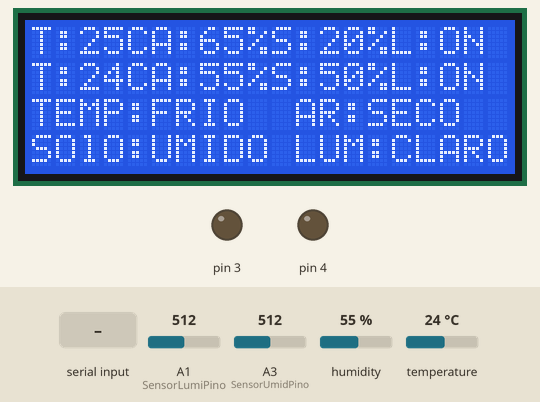
This sketch was run on a simulated Arduino Mega 2560, built with avr-gcc and run on an emulated ATmega2560. Parts: 20×4 character LCD, output pins drawn as LEDs (lit = HIGH). The test bench sets the inputs (shaded band); at power-on: temperature 24 °C, A1 (SensorLumiPino) = 512, A3 (SensorUmidPino) = 512, humidity 55 %. What the sketch prints to the serial monitor is not drawn.

Above: at 5.2 s.
5.3 s: temperature set to 28 °C
At 6.9 s:
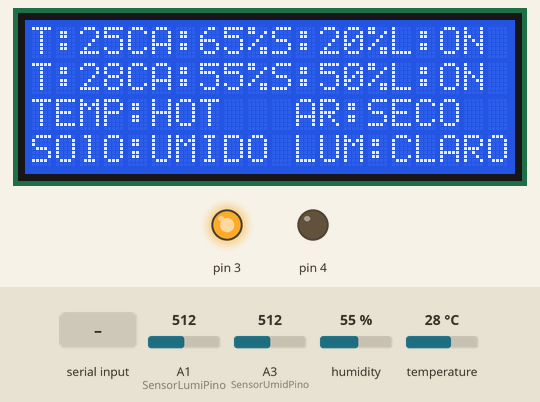
7.7 s: A1 (SensorLumiPino) set to 528
At 8.4 s:
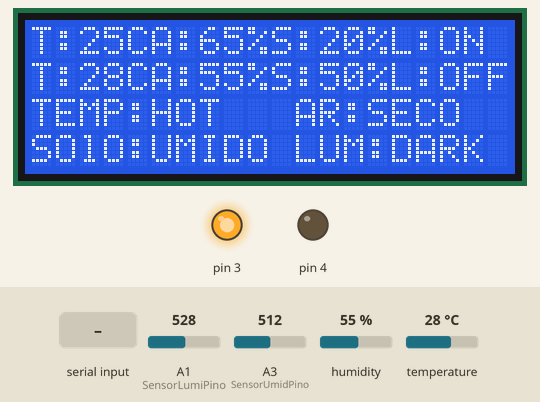
9.2 s: "a" received over the second serial link
At 10.4 s:
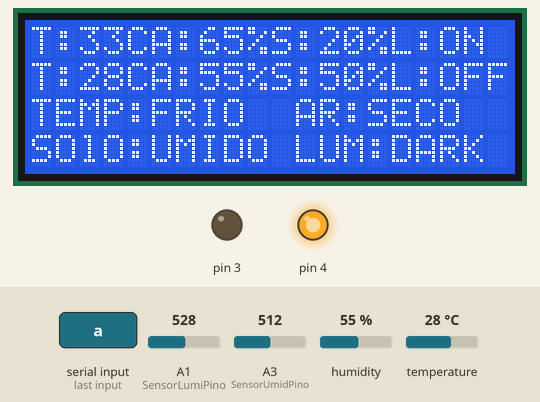
10.7 s: A3 (SensorUmidPino) set to 816
At 12.2 s:
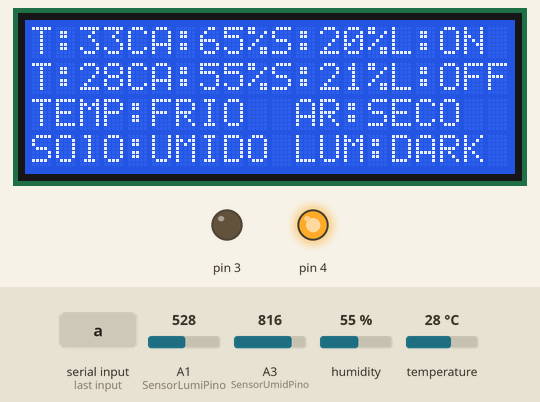
16.6 s: A3 (SensorUmidPino) set to 840
At 17.1 s:
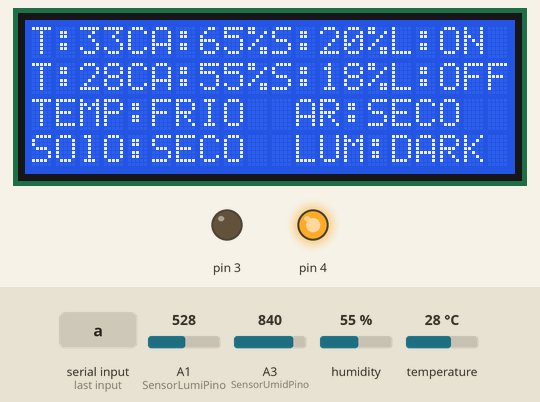
18.1 s: humidity set to 68 %
At 19.4 s:
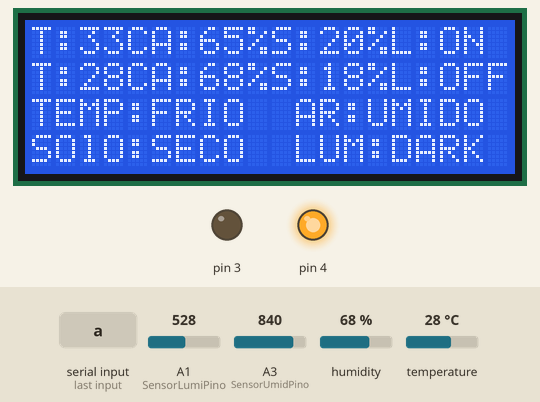
Timing chart, 0 to 20.9 s (numbered marks = the images above; inputs shaded):
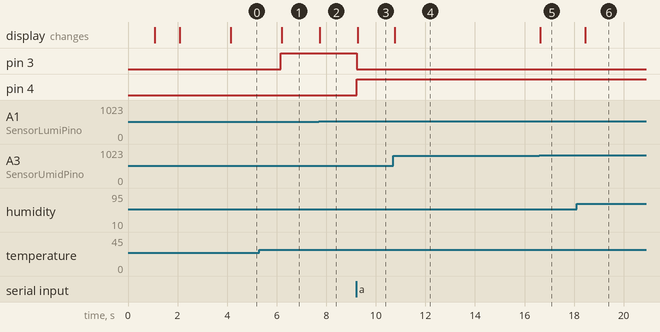

The sketch:

Main.ino
```cpp
#include <LiquidCrystal.h> // Biblioteca LCD
#include <DHT.h> //Biblioteca DHT
#include <SoftwareSerial.h> //Biblioteca bt

SoftwareSerial Bluetooth(10,11); //ROXO,PRETO objeto do bluetooth e entradas digitais (rx,tx)
char code;

#define HT A0 //define a porta que vai medir o ar
#define TipoDHT DHT11 // define o tipo de sensor

// Inicializa a biblioteca DHT
DHT dht(HT, TipoDHT); //objeto do sensor

// Inicializa a biblioteca LCD
LiquidCrystal LCD(52,50,48,46,44,42); //objeto do LCD

//entrada do Sensor de lumi
int SensorLumiPino = A1;
//entrada do Sensor de umidade
int SensorUmidPino=A3;


//lampada
int Pos_Bomba=5;
int Neg_Bomba=6;

//pino pwm +peltier
int Pos_Peltier=4;
//pino pwm -peltier
int Neg_Peltier=3;

int seg = 0;

//Lumi vars
float luminosidadeMedida;//Declara a variável como inteiro
float luminosidadeAlvo=50; //cria uma var e define a luminosidade alvo

//Temperature vars
float TemperaturaAlvo=25; //cria uma var e define a temperatura alvo como 20 graus
float TemperaturaMedida; //cria uma var para guardar o valor de temperatura medido
float dT;
int potencia;

//Umidade solovars
float Ua=20; //cria uma var e define a umidade alvo como 20 %
float Um; //cria uma var para guardar o valor de umidade medido

//Umidade Ar vars
float umidadeArAlvo=65;
float umidadeArMedida;


void setup()
{
  Serial.begin(9600);
  while (!Serial) {
    ; // wait for serial port to connect. Needed for Native USB only
  }
  Bluetooth.begin(9600); //inicia a conexao bt
  Bluetooth.println("Hello, world?");
  Serial.println(Bluetooth.read());
  dht.begin(); //inicia o sensor
  //------------------------------------------------------------------

  pinMode(SensorUmidPino, INPUT);

  //-------------------------------------------------------------------
  LCD.begin(20,4); // Define a quantidade de colunas e linhas do LCD
  LCD.setCursor(0,0);
  LCD.print("bagulho iniciando.  ");
  delay(1000);
  LCD.setCursor(0,0);
  LCD.print("bagulho iniciando.. ");
  delay(1000);
  LCD.setCursor(0,0);
  LCD.print("bagulho iniciando...");
  delay(1000);
  LCD.setCursor(0,0);
  delay(1000);
  LCD.print("                     ");
}

void loop()
{
code = Bluetooth.read();
Serial.println(code, DEC);
Serial.println();
if (code==97)//verao
{TemperaturaAlvo=33;}
if (code==98)//outono
{TemperaturaAlvo=26;}
if (code==99)//inverno
{TemperaturaAlvo=23;}
if (code==100)//primavera
{TemperaturaAlvo=29;}


////////////////////////////////////////////////////////////////////////////
//TEMPERATURA---------------------------------------------------------------

TemperaturaMedida = dht.readTemperature(); //variavel que mede a temperatura

//definindo a diferenca entre a temperatura desejada e a medida para tomar decisoes
dT = TemperaturaMedida-TemperaturaAlvo;
//Serial.print(">>>>");
//Serial.println(dT);
if((dT<1)&&(dT>0.3)) //se pouco quente
{
  potencia = (dT*255);
  ligar_peltier(Pos_Peltier,Neg_Peltier,0,potencia);
  //Serial.println("pouco quente");
  //Serial.println(potencia);
}
else if((dT>-1)&&(dT<-0.3)) //se pouco frio
{
  potencia = (-1*dT*255);
  ligar_peltier(Pos_Peltier,Neg_Peltier,potencia,0);
  //Serial.println("pouco frio");
  //Serial.println(potencia);
}
else if(1<dT)//se  quente
{
  potencia = 255;
  ligar_peltier(Pos_Peltier,Neg_Peltier,0,255);
  //Serial.println("quente");
  //Serial.println(potencia);
}
else if(dT<-1)//se frio
{
  potencia = 255;
  ligar_peltier(Pos_Peltier,Neg_Peltier,255,0);
  //Serial.println("frio") ;
  //Serial.println(potencia);
}
else if ((dT>-0.4)&&(dT<0.4))
{
  ligar_peltier(Pos_Peltier,Neg_Peltier,0,0);
  //Serial.println("Temperatura OK") ;
}


////////////////////////////////////////////////////////////////////////////
//MODO-TEMPERATURA-LCD------------------------------------------------------

//configurando o lcd para o modo temperatura

LCD.setCursor(0,2);
LCD.print("TEMP:    ");

//imprimindo o estado do sistema
if (dT>0.3) //temperatura e maior que o dejejado
  {
    LCD.setCursor(5,2);
    LCD.print("HOT   ");
  }
else if ((dT>-0.3)&&(dT<0.3)) //temperatura e maior que o dejejado
  {
    LCD.setCursor(5,2);
    LCD.print("OK    ");
  }

else //temperatura eh menor que o desejada
  {
    LCD.setCursor(5,2);
    LCD.print("FRIO  ");
  }

delay(seg);// Aguarda seg segundos

////////////////////////////////////////////////////////////////////////////////////
//UMIDADE_SOLO----------------------------------------------------------------------OK

//pegando o valor de out do sensor e transformando em umidade por cento
Um = analogRead(SensorUmidPino);
Um = ((Um*99)/1023);
Um = (100-Um);

digitalWrite(Neg_Bomba,LOW);//GND
if(Um<Ua)
{
  digitalWrite(Pos_Bomba, HIGH);
}
else{digitalWrite(Pos_Bomba, LOW);}


/////////////////////////////////////////////////////////////////////////////////////
//MODO-UMIDADE_SOLO-LCD--------------------------------------------------------------

LCD.setCursor(0,4);
LCD.print("SOlO:    ");

if (Um>Ua) //umidade e maior que o dejejado
  {
    LCD.setCursor(5,4);
    LCD.print("UMIDO");

  }
else //temperatura eh menor que o desejada
  {
    LCD.setCursor(5,4);
    LCD.print("SECO ");
  }

////////////////////////////////////////////////////////////////////////////
//LUMINOSIDADE--------------------------------------------------------------

luminosidadeMedida = analogRead(SensorLumiPino);
luminosidadeMedida=((luminosidadeMedida*99)/1023);


////////////////////////////////////////////////////////////////////////////
//LUMINOSIDADE-LCD----------------------------------------------------------

LCD.setCursor(11,4);
LCD.print("LUM:     ");
LCD.setCursor(15,4);
if(luminosidadeMedida<luminosidadeAlvo){LCD.print("CLARO");}
else{LCD.print("DARK");}

////////////////////////////////////////////////////////////////////////////
//UMIDADE_AR----------------------------------------------------------------

umidadeArMedida = dht.readHumidity(); //variavel que mede a umidade
int dUA=umidadeArMedida-umidadeArAlvo;

////////////////////////////////////////////////////////////////////////////
//UMI-AR-LCD----------------------------------------------------------------

LCD.setCursor(11,2);
LCD.print("AR:      ");
LCD.setCursor(14,2);
if(umidadeArMedida>umidadeArAlvo){LCD.print("UMIDO");}
else{LCD.print("SECO ");}

////////////////////////////////////////////////////////////////////////////

int Temperatura_Medida_INT = TemperaturaMedida;
int Temperatura_Alvo_INT = TemperaturaAlvo;

int Umidade_Alvo_INT = umidadeArAlvo;
int Umidade_Medida_INT = umidadeArMedida;

int UmINT = Um;
int UaINT = Ua;

int luminosidadeAlvoINT = luminosidadeAlvo;
int luminosidadeMedidaINT = luminosidadeMedida;

//set mode

LCD.setCursor(0,0);
LCD.print("T:   A:   S:   L:");
LCD.setCursor(2,0);
LCD.print(Temperatura_Alvo_INT);
LCD.print("C");
LCD.setCursor(7,0);
LCD.print(Umidade_Alvo_INT);
LCD.print("%");
LCD.setCursor(12,0);
LCD.print(UaINT);
LCD.print("%");
LCD.setCursor(17,0);
if(luminosidadeAlvo>50){
LCD.print("OFF");}
else{LCD.print("ON ");}

//

LCD.setCursor(0,1);
LCD.print("T:   A:   S:   L:");
LCD.setCursor(2,1);
LCD.print(Temperatura_Medida_INT);
LCD.print("C");
LCD.setCursor(7,1);
LCD.print(Umidade_Medida_INT);
LCD.print("%");
LCD.setCursor(12,1);
LCD.print(UmINT);
LCD.print("%");
LCD.setCursor(17,1);
if(luminosidadeMedida>luminosidadeAlvo){
LCD.print("OFF");}
else{LCD.print("ON ");}


////////////////////////////////////////////////////////////////////////////

//Serial.print("Temperatura:"); //IMPRIME O TEXTO NA SERIAL
//Serial.println(TemperaturaMedida); //IMPRIME NA SERIAL O VALOR DE temperatura

//Serial.print("Umi Solo:");
//Serial.println(Um);

//Serial.print("Umidade Ar:"); //printa a umidade
//Serial.println(umidadeArMedida);

//Serial.print("Luminosidade:");//Imprime na serial a mensagem Valor lido pelo LDR
//Serial.println(luminosidadeMedida);//Imprime na serial os dados de luminosidade

//Serial.println("Enviando dados");
Bluetooth.print(TemperaturaMedida);
Bluetooth.print("/");
Bluetooth.print(umidadeArMedida);
Bluetooth.print("/");
Bluetooth.print(luminosidadeMedida);
//Serial.println("Dados enviados");

delay(seg); //delay de seg/1000 segundos

}

void ligar_peltier(int OUT1, int OUT2, int POTENCIA1, int POTENCIA2)
{
analogWrite(OUT1,POTENCIA1);
analogWrite(OUT2,POTENCIA2);
}
```

Measured:
- the behaviour switches between 516 and 517 on A1 (SensorLumiPino) (found by bisection; images 1 and 2)
- the behaviour switches between 826 and 827 on A3 (SensorUmidPino) (found by bisection; images 4 and 5)
- after the input at 5.3 s, pin 3: LOW → HIGH after 0.87 s; the display: changes after 0.90 s (image 1)
- after the input at 7.7 s, the display: changes after 0.05 s (image 2)
- after the input at 9.2 s, pin 3: HIGH → LOW at once; pin 4: LOW → HIGH at once; the display: changes after 0.07 s (image 3)
- after the input at 10.7 s, the display: changes after 0.05 s (image 4)
- after the input at 16.6 s, the display: changes at once (image 5)
- after the input at 18.1 s, the display: changes after 0.36 s (image 6)
